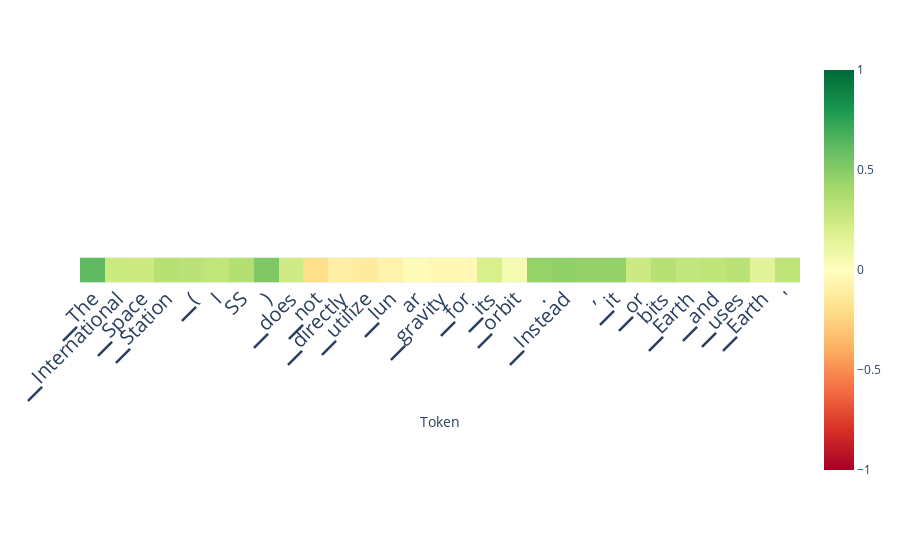

Source (notebook cell):
### Code cell
scores_per_token = doc.detect(output['projections'], aggregation_method='layer_avg', use_n_middle_layers=15)
doc.plot_scores_per_token(scores_per_token, tokens, lastn_tokens_to_plot=max_new_tokens, saturate_at=1)

### Figure 1 — Plotly figure (JSON) as saved in the notebook; plotly's stock layout.template omitted (floating-point values rounded to 4 significant figures)
{"data": [{"coloraxis": "coloraxis", "hovertemplate": "Token: %{x}<br>y: %{y}<br>color: %{z}<extra></extra>", "name": "0", "type": "heatmap", "xaxis": "x", "yaxis": "y", "z": [[0.6147, 0.2581, 0.2522, 0.3303, 0.3181, 0.2959, 0.3433, 0.52, 0.2341, -0.2035, -0.1016, -0.1279, -0.078, -0.01758, -0.04602, -0.03973, 0.2, 0.05121, 0.4534, 0.469, 0.4536, 0.4548, 0.2493, 0.332, 0.2871, 0.3035, 0.3186, 0.1475, 0.3069]]}], "layout": {"autosize": true, "coloraxis": {"cmax": 1, "cmin": -1, "colorscale": [[0, "rgb(165,0,38)"], [0.1, "rgb(215,48,39)"], [0.2, "rgb(244,109,67)"], [0.3, "rgb(253,174,97)"], [0.4, "rgb(254,224,139)"], [0.5, "rgb(255,255,191)"], [0.6, "rgb(217,239,139)"], [0.7, "rgb(166,217,106)"], [0.8, "rgb(102,189,99)"], [0.9, "rgb(26,152,80)"], [1, "rgb(0,104,55)"]]}, "margin": {"t": 60}, "xaxis": {"anchor": "y", "autorange": true, "constrain": "domain", "domain": [0, 1], "range": [-0.5, 28.5], "scaleanchor": "y", "tickangle": -45, "tickfont": {"size": 20}, "ticktext": ["▁The", "▁International", "▁Space", "▁Station", "▁(", "I", "SS", ")", "▁does", "▁not", "▁directly", "▁utilize", "▁lun", "ar", "▁gravity", "▁for", "▁its", "▁orbit", ".", "▁Instead", ",", "▁it", "▁or", "bits", "▁Earth", "▁and", "▁uses", "▁Earth", "'", "s"], "tickvals": [0, 1, 2, 3, 4, 5, 6, 7, 8, 9, 10, 11, 12, 13, 14, 15, 16, 17, 18, 19, 20, 21, 22, 23, 24, 25, 26, 27, 28, 29], "title": {"text": "Token"}}, "yaxis": {"anchor": "x", "autorange": true, "constrain": "domain", "domain": [0.4451, 0.5549], "range": [0.5, -0.5], "showticklabels": false}}}
